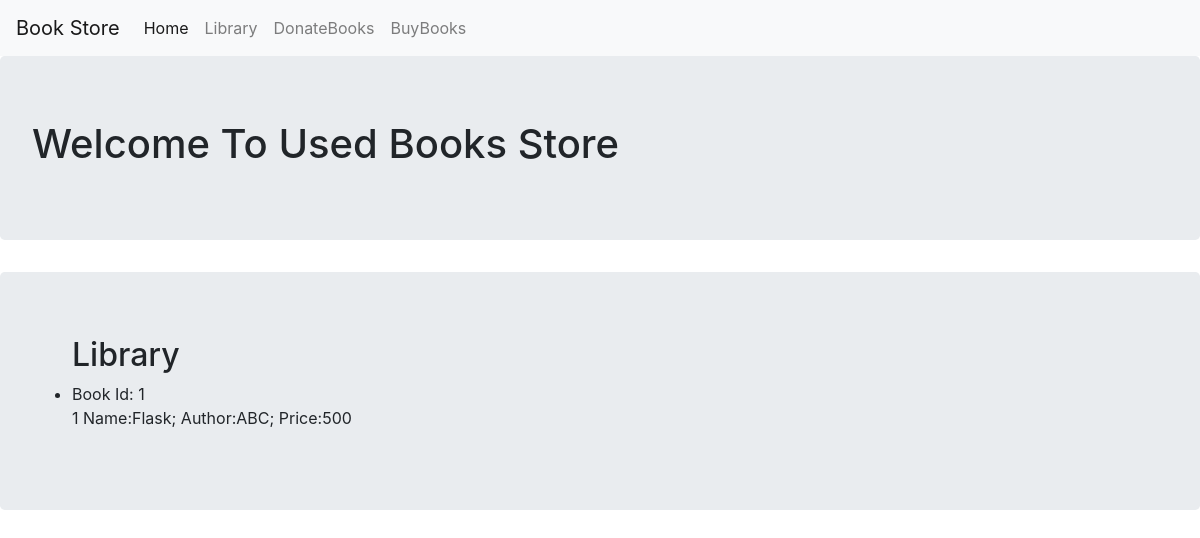
/list, run on an earlier commit of the app's database.
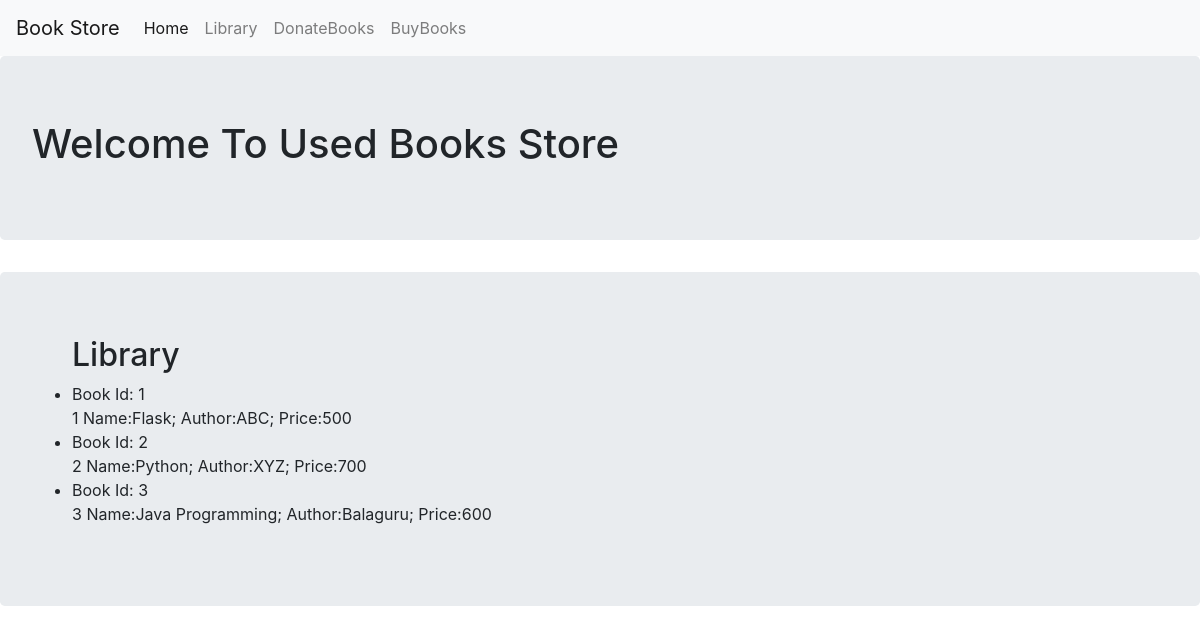
And on a later commit of the database.
### book/models.py (models this page shows, shortened)
class Book(db.Model):
    __tablename__ = "books"
    id = db.Column(db.Integer,primary_key = True)
    name = db.Column(db.Text)
    author = db.Column(db.Text)
    price = db.Column(db.Integer)
    def __repr__(self):
        return (f"{self.id} Name:{self.name}; Author:{self.author}; Price:{self.price}")

### app.py (the view)
@app.route('/list')
def list():
    books = Book.query.all()
    return render_template('list.html',books=books)

### book/templates/list.html
{% extends "base.html" %}
{% block content %}
<div class="jumbotron">
<ul>
    <h2>Library</h2>
    {% for book in books %}
    <li>Book Id: {{book.id}} <br> {{book}}</li>
    {% endfor %}
</ul>
</div>
{% endblock %}

### book/templates/base.html (shortened to what this page needs)
<!DOCTYPE html>
<html>
    <head lang="en" dir="ltr">
    <link rel="stylesheet" href="https://maxcdn.bootstrapcdn.com/bootstrap/4.0.0/css/bootstrap.min.css">
    </head>
    <body>
        <nav class="navbar navbar-expand-lg navbar-light bg-light">
            <a class="navbar-brand" href="{{url_for('index')}}">Book Store</a>
            <div class="collapse navbar-collapse" id="navbarNav">
              <ul class="navbar-nav">
                <li class="nav-item active">
                  <a class="nav-link" href="{{url_for('index')}}">Home <span class="sr-only">(current)</span></a>
                </li>
                <li class="nav-item">
                  <a class="nav-link" href="{{ url_for('list') }}">Library</a>
                </li>
                <li class="nav-item">
                  <a class="nav-link" href="{{ url_for('add') }}">DonateBooks</a>
                </li>
                <li class="nav-item">
                  <a class="nav-link" href="{{ url_for('delete') }}">BuyBooks</a>
                </li>
              </ul>
            </div>
          </nav>
        <div class="jumbotron">
            <h1>Welcome To Used Books Store</h1>
        </div>
        {% block content %}
        {% endblock %}
    </body>
</html>

What changed in the data, as far as the page shows it:
added Book: id "2", id+name+author "2 Name:Python; Author:XYZ; Price:700"
added Book: id "3", id+name+author "3 Name:Java Programming; Author:Balaguru; Price:600"
